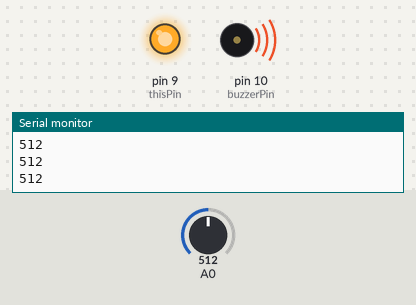
A sketch run on a simulated Arduino Uno, built with avr-gcc and run on an emulated ATmega328P. On the bench: output pins drawn as LEDs (lit = HIGH), buzzer (waves = sounding), the last lines printed to the serial monitor. The test bench sets the inputs (shaded band); at power-on: A0 = 512.

Above: at 1.3 s.
1.4 s: A0 set to 502
At 2.3 s:
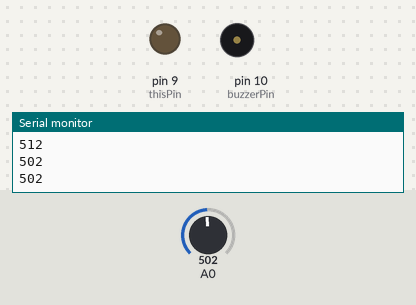
3.5 s: A0 set to 716
At 4.1 s:
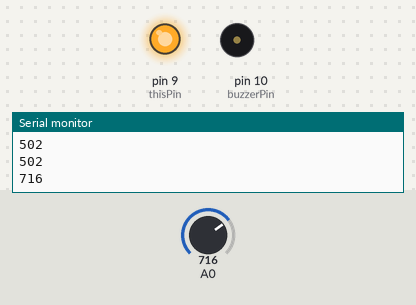
5.7 s: A0 set to 511
At 6.8 s:
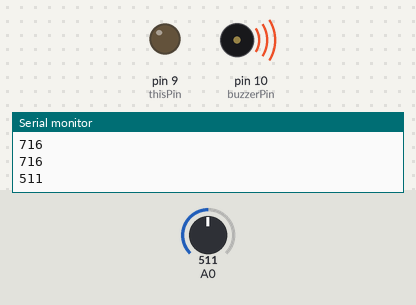
8.4 s: A0 set to 900
At 9.7 s:
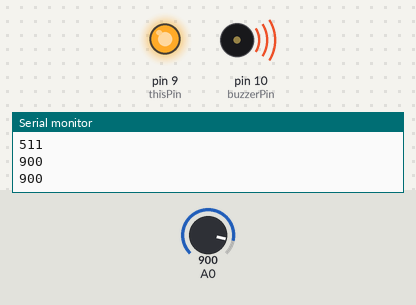
Timing chart, 0 to 11.4 s (numbered marks = the images above; inputs shaded):
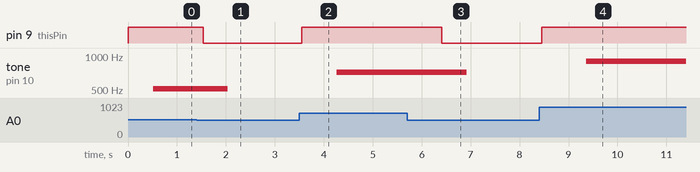

Measured:
- the behaviour switches between 512 and 511 on A0 (found by bisection; images 0 and 1)
- after the input at 1.4 s, pin 9 (thisPin): HIGH → LOW after 0.14 s; tone on pin 10 (buzzerPin): 512 Hz → silent after 0.64 s
- after the input at 3.5 s, pin 9 (thisPin): LOW → HIGH after 0.05 s; tone on pin 10 (buzzerPin): silent → 716 Hz after 0.76 s
- after the input at 5.7 s, pin 9 (thisPin): HIGH → LOW after 0.71 s; tone on pin 10 (buzzerPin): 716 Hz → silent after 1.2 s
- after the input at 8.4 s, pin 9 (thisPin): LOW → HIGH after 0.06 s; tone on pin 10 (buzzerPin): silent → 900 Hz after 0.96 s

The sketch:

control_buz_led_with_potentiometer.ino
```cpp
int thisPin = 9;
int buzzerPin = 10;
// the setup routine runs once when you press reset:
void setup() {
  // initialize serial communication at 9600 bits per second:
  Serial.begin(9600);
  pinMode(thisPin, OUTPUT);
  pinMode(buzzerPin, OUTPUT);
}

// the loop routine runs over and over again forever:
void loop() {
  // read the input on analog pin 0:
  int sensorValue = analogRead(A0);
  // print out the value you read:
  Serial.println(sensorValue);
  if (sensorValue > (1023 / 2)) {
    digitalWrite(thisPin, HIGH);
    delay(sensorValue);
    tone(buzzerPin, sensorValue);
  } else {
    digitalWrite(thisPin, LOW);
    delay(sensorValue);
    noTone(buzzerPin);
  }
}
```
